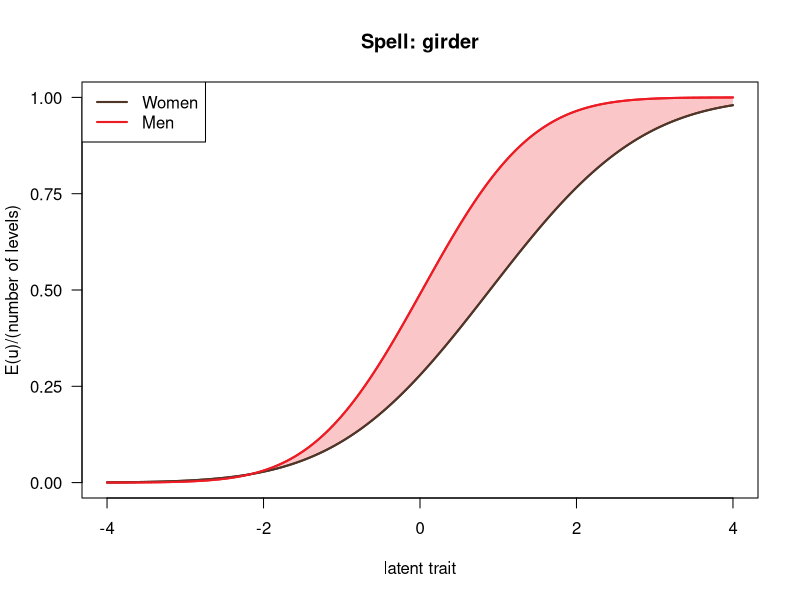

This figure's R source:
# Load necessary library
library(stats)

# Define the plotting function
plot_expected_scores <- function(a1, b1, a2, b2, group1 = "Group 1", group2 = "Group 2", item = "Expected Score Functions", f_range = seq(-4, 4, by = 0.01)) {
   # Define the expected score function for a given set of parameters
   expected_score <- function(f, alpha, beta) {
      # ordinal response model assumes a0=-Inf, ak+1=+Inf
      alpha <- c(-Inf, alpha, Inf)
      k <- length(alpha)
      score <- 0
      for (j in 2:k) {  # Start from 2 to account for -Inf
         prob_j <- pnorm(alpha[j] - beta * f) - pnorm(alpha[j - 1] - beta * f)
         score <- score + (j - 2) * prob_j  # (j - 2) to adjust for the starting index
      }
      score <- score / (k - 2)
      return(score)
   }
   
   # Define colors
   custom_blue <- rgb(78, 54, 41, maxColorValue = 255)
   custom_red <- rgb(237, 28, 36, maxColorValue = 255)
   less_intense_red <- rgb(237, 28, 36, alpha = 64, maxColorValue = 255) # 50% transparency
   
   # Calculate expected scores for both sets of parameters
   es1_values <- sapply(f_range, function(f) expected_score(f, a1, b1))
   es2_values <- sapply(f_range, function(f) expected_score(f, a2, b2))
   
   # Plot the expected score functions
   plot(f_range, es1_values, type = "l", col = custom_blue, lwd = 2, ylim = c(0,1),
        xlab = "latent trait", ylab = "E(u)/(number of levels)", main = item, yaxt = "n")
   axis(2, at = c(0, 0.25, 0.5, 0.75, 1.0), las=1)  # Add custom y-axis ticks
   lines(f_range, es2_values, col = custom_red, lwd = 2)
   
   # Add labels
   legend("topleft", legend = c(group1, group2), col = c(custom_blue, custom_red), lwd = 2)
   
   # Fill the area between the curves
   polygon(c(f_range, rev(f_range)), c(es1_values, rev(es2_values)), col = less_intense_red, border = NA)
   
   # Re-draw the lines to ensure they are on top of the filled area
   lines(f_range, es1_values, col = custom_blue, lwd = 2)
   lines(f_range, es2_values, col = custom_red, lwd = 2)
}

# Example code
a1 <- c(0.135, 0.635, 1.135)
b1 <- 0.711 
a2 <- c(-0.471, 0.029, 0.529)
b2 <- 0.991 
mu2 <- 0.011 
sigmasquared2 <- 1 
group1 <- "Women"
group2 <- "Men" 
item <- "Spell: girder"

plot_expected_scores(a1, b1, a2, b2, group1, group2, item)
